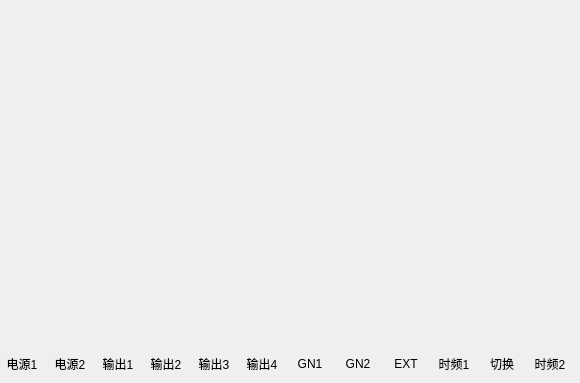
   <widget class="QWidget" name="tab">
    <attribute name="icon">
     <iconset resource="res.qrc">
      <normaloff>:/new/prefix1/img/tab_2.png</normaloff>:/new/prefix1/img/tab_2.png</iconset>
    </attribute>
    <attribute name="title">
     <string/>
    </attribute>
    <widget class="QWidget" name="layoutWidget">
     <property name="geometry">
      <rect>
       <x>1</x>
       <y>1</y>
       <width>570</width>
       <height>350</height>
      </rect>
     </property>
     <layout class="QHBoxLayout" name="horizontalLayout_4">
      <item>
       <widget class="BoardButton" name="frame_0"/>
      </item>
      <item>
       <widget class="BoardButton" name="frame_1"/>
      </item>
      <item>
       <widget class="BoardButton" name="frame_2"/>
      </item>
      <item>
       <widget class="BoardButton" name="frame_3"/>
      </item>
      <item>
       <widget class="BoardButton" name="frame_4"/>
      </item>
      <item>
       <widget class="BoardButton" name="frame_5"/>
      </item>
      <item>
       <widget class="BoardButton" name="frame_6"/>
      </item>
      <item>
       <widget class="BoardButton" name="frame_7"/>
      </item>
      <item>
       <widget class="BoardButton" name="frame_8"/>
      </item>
      <item>
       <widget class="BoardButton" name="frame_9"/>
      </item>
      <item>
       <widget class="BoardButton" name="frame_10"/>
      </item>
      <item>
       <widget class="BoardButton" name="frame_11"/>
      </item>
     </layout>
    </widget>
    <widget class="QWidget" name="layoutWidget">
     <property name="geometry">
      <rect>
       <x>1</x>
       <y>354</y>
       <width>570</width>
       <height>20</height>
      </rect>
     </property>
     <layout class="QHBoxLayout" name="horizontalLayout_5">
      <item>
       <widget class="QLabel" name="label_0">
        <property name="font">
         <font>
          <pointsize>9</pointsize>
         </font>
        </property>
        <property name="text">
         <string>电源1</string>
        </property>
        <property name="alignment">
         <set>Qt::AlignCenter</set>
        </property>
       </widget>
      </item>
      <item>
       <widget class="QLabel" name="label_1">
        <property name="font">
         <font>
          <pointsize>9</pointsize>
         </font>
        </property>
        <property name="text">
         <string>电源2</string>
        </property>
        <property name="alignment">
         <set>Qt::AlignCenter</set>
        </property>
       </widget>
      </item>
      <item>
       <widget class="QLabel" name="label_2">
        <property name="font">
         <font>
          <pointsize>9</pointsize>
         </font>
        </property>
        <property name="text">
         <string>输出1</string>
        </property>
        <property name="alignment">
         <set>Qt::AlignCenter</set>
        </property>
       </widget>
      </item>
      <item>
       <widget class="QLabel" name="label_3">
        <property name="font">
         <font>
          <pointsize>9</pointsize>
         </font>
        </property>
        <property name="text">
         <string>输出2</string>
        </property>
        <property name="alignment">
         <set>Qt::AlignCenter</set>
        </property>
       </widget>
      </item>
      <item>
       <widget class="QLabel" name="label_4">
        <property name="font">
         <font>
          <pointsize>9</pointsize>
         </font>
        </property>
        <property name="text">
         <string>输出3</string>
        </property>
        <property name="alignment">
         <set>Qt::AlignCenter</set>
        </property>
       </widget>
      </item>
      <item>
       <widget class="QLabel" name="label_5">
        <property name="font">
         <font>
          <pointsize>9</pointsize>
         </font>
        </property>
        <property name="text">
         <string>输出4</string>
        </property>
        <property name="alignment">
         <set>Qt::AlignCenter</set>
        </property>
       </widget>
      </item>
      <item>
       <widget class="QLabel" name="label_6">
        <property name="font">
         <font>
          <pointsize>9</pointsize>
         </font>
        </property>
        <property name="text">
         <string>GN1</string>
        </property>
        <property name="alignment">
         <set>Qt::AlignCenter</set>
        </property>
       </widget>
      </item>
      <item>
       <widget class="QLabel" name="label_7">
        <property name="font">
         <font>
          <pointsize>9</pointsize>
         </font>
        </property>
        <property name="text">
         <string>GN2</string>
        </property>
        <property name="alignment">
         <set>Qt::AlignCenter</set>
        </property>
       </widget>
      </item>
      <item>
       <widget class="QLabel" name="label_8">
        <property name="font">
         <font>
          <pointsize>9</pointsize>
         </font>
        </property>
        <property name="text">
         <string>EXT</string>
        </property>
        <property name="alignment">
         <set>Qt::AlignCenter</set>
        </property>
       </widget>
      </item>
      <item>
       <widget class="QLabel" name="label_9">
        <property name="font">
         <font>
          <pointsize>9</pointsize>
         </font>
        </property>
        <property name="text">
         <string>时频1</string>
        </property>
        <property name="alignment">
         <set>Qt::AlignCenter</set>
        </property>
       </widget>
      </item>
      <item>
       <widget class="QLabel" name="label_10">
        <property name="font">
         <font>
          <pointsize>9</pointsize>
         </font>
        </property>
        <property name="text">
         <string>切换</string>
        </property>
        <property name="alignment">
         <set>Qt::AlignCenter</set>
        </property>
       </widget>
      </item>
      <item>
       <widget class="QLabel" name="label_11">
        <property name="font">
         <font>
          <pointsize>9</pointsize>
         </font>
        </property>
        <property name="text">
         <string>时频2</string>
        </property>
        <property name="alignment">
         <set>Qt::AlignCenter</set>
        </property>
       </widget>
      </item>
     </layout>
    </widget>
   </widget>
